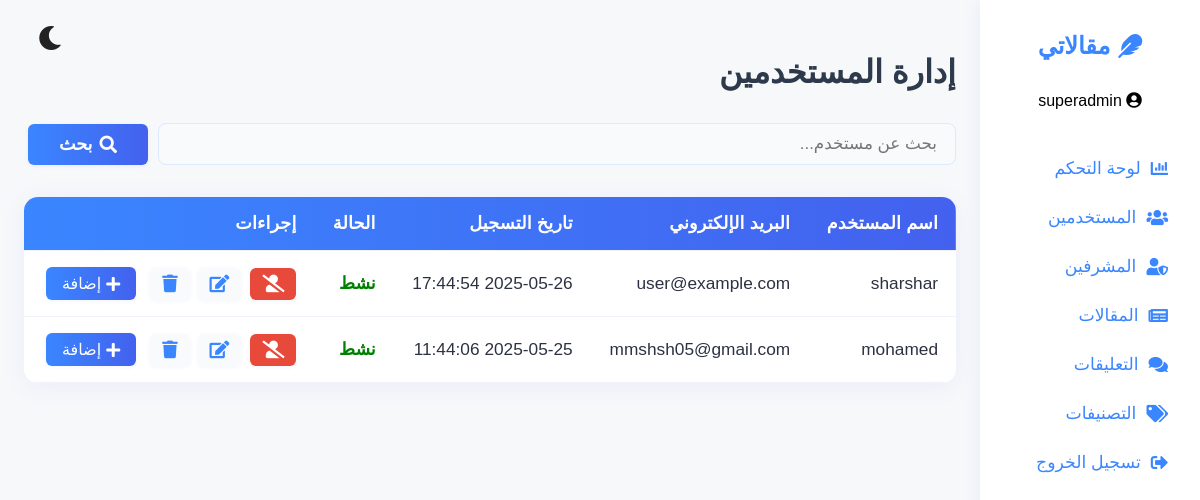
The page /admin/users.php (signed in) on the database its author committed.
### tables this page shows
CREATE TABLE `users` (
  `id` int NOT NULL,
  `username` varchar(50) NOT NULL,
  `email` varchar(100) NOT NULL,
  `password` varchar(255) NOT NULL,
  `created_at` timestamp NOT NULL DEFAULT CURRENT_TIMESTAMP,
  `updated_at` datetime DEFAULT CURRENT_TIMESTAMP ON UPDATE CURRENT_TIMESTAMP,
  `is_active` tinyint(1) DEFAULT '1',
  `reset_token` varchar(100) DEFAULT NULL,
  `reset_expires` datetime DEFAULT NULL
);

### admin/users.php (the view, shortened to what this page needs)
<?php
require_once '../db.php';
$users = $pdo->query("SELECT * FROM users ORDER BY created_at DESC")->fetchAll(PDO::FETCH_ASSOC);
?>
<!DOCTYPE html>
<html lang="ar">
<head>
    <link rel="stylesheet" href="https://cdnjs.cloudflare.com/ajax/libs/font-awesome/5.15.1/css/all.min.css">
    <link rel="stylesheet" href="https://cdnjs.cloudflare.com/ajax/libs/animate.css/4.1.1/animate.min.css">
</head>
<body>
<?php include 'sidebar.php'; ?>
<button id="themeToggle" aria-label="تبديل الوضع" style="position:absolute;left:2rem;top:1.5rem;background:none;border:none;cursor:pointer;font-size:1.5rem;z-index:10;"><i class="fa fa-moon" style="color:#222;"></i></button>
<main class="main-content">
    <h1 class="dashboard-title animate__animated animate__fadeInDown">إدارة المستخدمين</h1>
    <div style="display:flex;gap:10px;align-items:center;margin-bottom:18px;">
        <input type="text" id="searchUser" placeholder="بحث عن مستخدم..." class="search-input">
        <button type="button" id="searchUserBtn" class="action-btn" style="background:linear-gradient(90deg,#3a86ff 0%,#4361ee 100%);color:#fff;font-weight:bold;padding:10px 24px;min-width:120px;display:flex;align-items:center;gap:7px;"><i class="fa fa-search"></i> بحث</button>
    </div>
    <table class="data-table users-table">
        <thead>
            <tr>
                <th>اسم المستخدم</th>
                <th>البريد الإلكتروني</th>
                <th>تاريخ التسجيل</th>
                <th>الحالة</th>
                <th>إجراءات</th>
            </tr>
        </thead>
        <tbody id="usersTable">
            <?php foreach($users as $user): ?>
            <tr>
                <td><?= htmlspecialchars($user['username']) ?></td>
                <td><?= htmlspecialchars($user['email']) ?></td>
                <td><?= htmlspecialchars($user['created_at']) ?></td>
                <td>
                    <?php if ($user['is_active']): ?>
                        <span style="color:green;font-weight:bold;">نشط</span>
                    <?php else: ?>
                        <span style="color:red;font-weight:bold;">موقوف</span>
                    <?php endif; ?>
                </td>
                <td style="display:flex;gap:4px;align-items:center;">
                    <form method="post" style="display:inline;">
                        <button type="submit" class="action-btn" style="background:<?= $user['is_active'] ? '#e74a3b' : '#36b9cc' ?>;color:#fff;" title="<?= $user['is_active'] ? 'إيقاف' : 'تفعيل' ?> المستخدم">
                            <i class="fa <?= $user['is_active'] ? 'fa-user-slash' : 'fa-user-check' ?>"></i>
                        </button>
                    </form>
                    <button class="action-btn edit-btn" onclick="openEditUserModal(<?= $user['id'] ?>, '<?= htmlspecialchars(addslashes($user['username'])) ?>', '<?= htmlspecialchars(addslashes($user['email'])) ?>', <?= $user['is_active'] ?>)"><i class="fa fa-edit"></i></button>
                    <button class="action-btn delete-btn" onclick="openDeleteUserModal(<?= $user['id'] ?>, '<?= htmlspecialchars(addslashes($user['username'])) ?>')"><i class="fa fa-trash"></i></button>
                    <button class="action-btn add-btn" style="background:linear-gradient(90deg,#3a86ff 0%,#4361ee 100%);color:#fff;padding:7px 16px;font-size:1rem;margin-right:6px;display:inline-flex;align-items:center;gap:5px;" title="إضافة مستخدم جديد" onclick="document.querySelector('.add-user-modal').classList.add('active')">
                        <i class="fa fa-plus"></i> إضافة
                    </button>
                </td>
            </tr>
            <?php endforeach; ?>
        </tbody>
    </table>
</main>
</body>
</html>

### admin/users.php (style rules this page uses)
body { font-family: 'Cairo', Tahoma, Arial, sans-serif; background: #f7f8fa; margin: 0; padding: 0; direction: rtl; }
.main-content { padding: 2rem 2vw 1rem 2vw; margin-right: 220px; }
.dashboard-title { font-size: 2rem; color: #2d3a4b; margin-bottom: 2rem; font-weight: bold; }
.users-table { width: 100%; border-collapse: separate; border-spacing: 0; background: #fff; border-radius: 14px; box-shadow: 0 4px 24px rgba(67,97,238,0.07); overflow: hidden; margin-top: 32px; font-size: 1.08rem; direction: rtl; }
.users-table thead tr { background: linear-gradient(90deg, #3a86ff 0%, #4361ee 100%); color: #fff; }
.users-table th, .users-table td { padding: 16px 18px; text-align: right; border-bottom: 1px solid #f0f4fa; }
.users-table th { font-weight: bold; font-size: 1.1rem; letter-spacing: 0.01em; }
.users-table tbody tr { transition: background 0.2s; }
.users-table td { color: #2d3142; }
.action-btn { background: #f8fafc; border: none; border-radius: 6px; color: #3a86ff; padding: 7px 12px; margin-left: 4px; font-size: 1.1rem; cursor: pointer; transition: background 0.2s, color 0.2s; box-shadow: 0 1px 4px rgba(67,97,238,0.07); display: inline-flex; align-items: center; justify-content: center; }
.add-btn { background: linear-gradient(90deg,#3a86ff 0%,#4361ee 100%) !important; color: #fff !important; padding: 7px 16px !important; font-size: 1rem !important; margin-right: 6px !important; display: inline-flex !important; align-items: center !important; gap: 5px !important; }
form { display: flex; flex-direction: column; align-items: center; width: 100%; }
.search-input { padding: 10px 18px; border-radius: 8px; border: 1px solid #dbeafe; font-size: 1.05rem; width: 100%; max-width: 100%; background: #f8fafc; }

### rows shown on the page
users: username "sharshar", email "user@example.com", created_at "2025-05-26 17:44:54", is_active "نشط"
users: username "mohamed", email "mmshsh05@gmail.com", created_at "2025-05-25 11:44:06", is_active "نشط"

### other values the page prints
$_SESSION['admin_username'] "superadmin"
